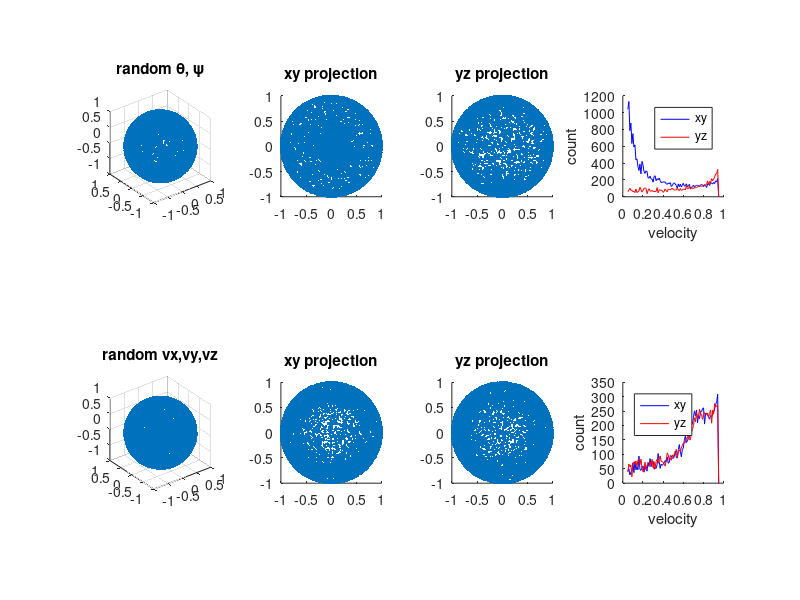
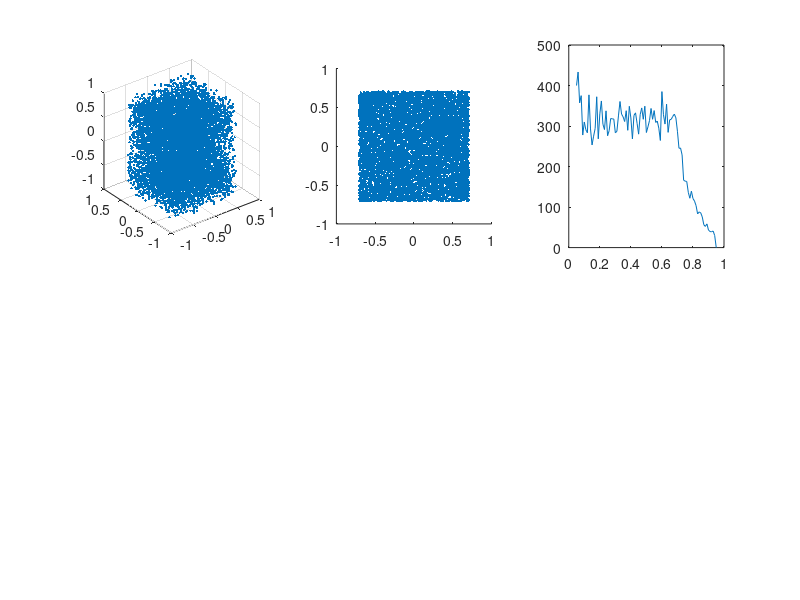

Write the MATLAB code that produced these figures, in order.
close all
n = 10000;

th = 2*pi*rand([n 1]);
psi = 2*pi*rand([n 1]);

x = sin(th).*cos(psi);
y = sin(th).*sin(psi);
z = cos(th);

figure; 

subplot(241)
scatter3(x,y,z,0*x+30,'marker','.'); pbaspect([1 1 1])
title('random \theta, \psi')

subplot(242)
scatter(x,y,0*x+30,'marker','.'); pbaspect([1 1 1])
title('xy projection')

subplot(243)
scatter(y,z,0*y+30,'marker','.'); pbaspect([1 1 1])
title('yz projection')

rxy = sqrt(x.^2+y.^2);
ryz = sqrt(y.^2+z.^2);
binrange = [0.05:0.01:1-0.05].';
Nxy = histc(rxy,binrange);
Nyz = histc(ryz,binrange);

subplot(244)
hold on
hxy = plot(binrange,Nxy./binrange,'-b'); hyz = plot(binrange,Nyz./binrange,'-r');
legend([hxy hyz],{'xy','yz'})
pbaspect([1 1 1])
xlabel('velocity'); ylabel('count')


xi = rand([n 3])-0.5;
ri = sqrt(sum(xi.^2,2));
ri = repmat(ri,[1 3]);
xi = xi./ri;

x = xi(:,1); y = xi(:,2); z = xi(:,3);

subplot(245)
scatter3(x,y,z,0*x+30,'marker','.'); pbaspect([1 1 1])
title('random vx,vy,vz')

subplot(246)
scatter(x,y,0*x+30,'marker','.'); pbaspect([1 1 1])
title('xy projection')

subplot(247)
scatter(y,z,0*y+30,'marker','.'); pbaspect([1 1 1])
title('yz projection')

rxy = sqrt(x.^2+y.^2);
ryz = sqrt(y.^2+z.^2);
binrange = [0.05:0.01:1-0.05].';
Nxy = histc(rxy,binrange);
Nyz = histc(ryz,binrange);

subplot(248)
hold on
hxy = plot(binrange,Nxy./binrange,'-b'); hyz = plot(binrange,Nyz./binrange,'-r');
legend([hxy hyz],{'xy','yz'},'location','northwest')
pbaspect([1 1 1])
xlabel('velocity'); ylabel('count')

%%
xi = 2*rand([n 2])-1;
xi = xi./sqrt(2);

x = xi(:,1); y = xi(:,2);

figure;
subplot(231)
scatter3(x,y,z,0*x+30,'marker','.'); pbaspect([1 1 1])

subplot(232)
scatter(x,y,0*x+30,'marker','.'); pbaspect([1 1 1])

r = sqrt(x.^2+y.^2);
binrange = [0.05:0.01:1-0.05].';
N= histc(r,binrange);

subplot(233)
plot(binrange,N./binrange)
